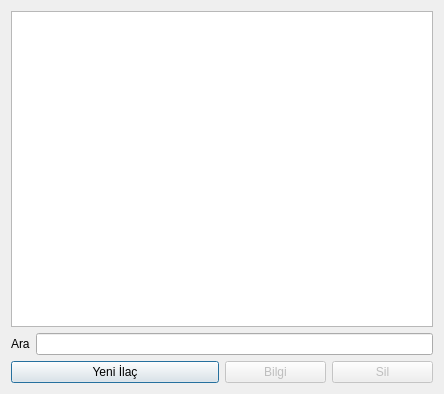
<?xml version="1.0" encoding="UTF-8"?>
<ui version="4.0">
 <class>IlacListe</class>
 <widget class="QDialog" name="IlacListe">
  <property name="geometry">
   <rect>
    <x>0</x>
    <y>0</y>
    <width>444</width>
    <height>394</height>
   </rect>
  </property>
  <property name="windowTitle">
   <string>İlaçlar</string>
  </property>
  <layout class="QGridLayout" name="gridLayout">
   <item row="0" column="0">
    <widget class="QTableWidget" name="tableWidget"/>
   </item>
   <item row="1" column="0">
    <layout class="QHBoxLayout" name="horizontalLayout_2">
     <item>
      <widget class="QLabel" name="lblAra">
       <property name="text">
        <string>Ara</string>
       </property>
      </widget>
     </item>
     <item>
      <widget class="QLineEdit" name="leAra"/>
     </item>
    </layout>
   </item>
   <item row="2" column="0">
    <layout class="QHBoxLayout" name="horizontalLayout_3">
     <item>
      <widget class="QPushButton" name="btnYeni">
       <property name="text">
        <string>Yeni İlaç</string>
       </property>
      </widget>
     </item>
     <item>
      <layout class="QHBoxLayout" name="horizontalLayout">
       <item>
        <widget class="QPushButton" name="btnBilgi">
         <property name="enabled">
          <bool>false</bool>
         </property>
         <property name="text">
          <string>Bilgi</string>
         </property>
        </widget>
       </item>
       <item>
        <widget class="QPushButton" name="btnSil">
         <property name="enabled">
          <bool>false</bool>
         </property>
         <property name="text">
          <string>Sil</string>
         </property>
        </widget>
       </item>
      </layout>
     </item>
    </layout>
   </item>
  </layout>
 </widget>
 <resources/>
 <connections/>
</ui>
